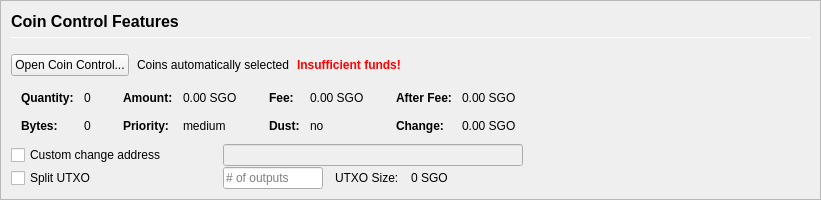
         <widget class="QFrame" name="frameCoinControl">
          <property name="sizePolicy">
           <sizepolicy hsizetype="Expanding" vsizetype="Expanding">
            <horstretch>0</horstretch>
            <verstretch>0</verstretch>
           </sizepolicy>
          </property>
          <property name="maximumSize">
           <size>
            <width>16777215</width>
            <height>16777215</height>
           </size>
          </property>
          <property name="frameShape">
           <enum>QFrame::StyledPanel</enum>
          </property>
          <property name="frameShadow">
           <enum>QFrame::Sunken</enum>
          </property>
          <layout class="QVBoxLayout" name="verticalLayoutCoinControl2">
           <property name="spacing">
            <number>0</number>
           </property>
           <property name="leftMargin">
            <number>0</number>
           </property>
           <property name="topMargin">
            <number>0</number>
           </property>
           <property name="rightMargin">
            <number>0</number>
           </property>
           <property name="bottomMargin">
            <number>0</number>
           </property>
           <item>
            <widget class="QFrame" name="frameCoinControl_BG">
             <layout class="QVBoxLayout" name="verticalLayoutCoinControl" stretch="0,0,0,0,0,0">
              <property name="spacing">
               <number>1</number>
              </property>
              <property name="leftMargin">
               <number>10</number>
              </property>
              <property name="topMargin">
               <number>10</number>
              </property>
              <item>
               <layout class="QHBoxLayout" name="horizontalLayoutCoinControl1">
                <property name="bottomMargin">
                 <number>15</number>
                </property>
                <item>
                 <layout class="QVBoxLayout" name="verticalLayout_3">
                  <property name="spacing">
                   <number>6</number>
                  </property>
                  <item>
                   <widget class="QLabel" name="labelCoinControlFeatures">
                    <property name="sizePolicy">
                     <sizepolicy hsizetype="Preferred" vsizetype="Maximum">
                      <horstretch>0</horstretch>
                      <verstretch>0</verstretch>
                     </sizepolicy>
                    </property>
                    <property name="minimumSize">
                     <size>
                      <width>0</width>
                      <height>20</height>
                     </size>
                    </property>
                    <property name="font">
                     <font>
                      <pointsize>12</pointsize>
                      <weight>75</weight>
                      <bold>true</bold>
                     </font>
                    </property>
                    <property name="styleSheet">
                     <string notr="true">font-weight:bold;</string>
                    </property>
                    <property name="text">
                     <string>Coin Control Features</string>
                    </property>
                   </widget>
                  </item>
                  <item>
                   <widget class="Line" name="line">
                    <property name="minimumSize">
                     <size>
                      <width>0</width>
                      <height>1</height>
                     </size>
                    </property>
                    <property name="maximumSize">
                     <size>
                      <width>16777215</width>
                      <height>1</height>
                     </size>
                    </property>
                    <property name="orientation">
                     <enum>Qt::Horizontal</enum>
                    </property>
                   </widget>
                  </item>
                 </layout>
                </item>
               </layout>
              </item>
              <item>
               <layout class="QHBoxLayout" name="horizontalLayoutCoinControl2" stretch="0,0,0,0">
                <property name="spacing">
                 <number>8</number>
                </property>
                <property name="bottomMargin">
                 <number>10</number>
                </property>
                <item>
                 <widget class="QPushButton" name="pushButtonCoinControl">
                  <property name="styleSheet">
                   <string notr="true"/>
                  </property>
                  <property name="text">
                   <string>Open Coin Control...</string>
                  </property>
                  <property name="autoDefault">
                   <bool>false</bool>
                  </property>
                 </widget>
                </item>
                <item>
                 <widget class="QLabel" name="labelCoinControlAutomaticallySelected">
                  <property name="text">
                   <string>Coins automatically selected</string>
                  </property>
                  <property name="margin">
                   <number>5</number>
                  </property>
                 </widget>
                </item>
                <item>
                 <widget class="QLabel" name="labelCoinControlInsuffFunds">
                  <property name="font">
                   <font>
                    <weight>75</weight>
                    <bold>true</bold>
                   </font>
                  </property>
                  <property name="styleSheet">
                   <string notr="true">color:red;font-weight:bold;</string>
                  </property>
                  <property name="text">
                   <string>Insufficient funds!</string>
                  </property>
                  <property name="margin">
                   <number>5</number>
                  </property>
                 </widget>
                </item>
                <item>
                 <spacer name="horizontalSpacerCoinControl">
                  <property name="orientation">
                   <enum>Qt::Horizontal</enum>
                  </property>
                  <property name="sizeHint" stdset="0">
                   <size>
                    <width>40</width>
                    <height>1</height>
                   </size>
                  </property>
                 </spacer>
                </item>
               </layout>
              </item>
              <item>
               <widget class="QWidget" name="widgetCoinControl" native="true">
                <property name="sizePolicy">
                 <sizepolicy hsizetype="Preferred" vsizetype="Preferred">
                  <horstretch>0</horstretch>
                  <verstretch>0</verstretch>
                 </sizepolicy>
                </property>
                <property name="minimumSize">
                 <size>
                  <width>0</width>
                  <height>0</height>
                 </size>
                </property>
                <property name="styleSheet">
                 <string notr="true"/>
                </property>
                <layout class="QHBoxLayout" name="horizontalLayoutCoinControl5">
                 <property name="leftMargin">
                  <number>0</number>
                 </property>
                 <property name="topMargin">
                  <number>0</number>
                 </property>
                 <property name="rightMargin">
                  <number>0</number>
                 </property>
                 <property name="bottomMargin">
                  <number>0</number>
                 </property>
                 <item>
                  <layout class="QHBoxLayout" name="horizontalLayoutCoinControl3" stretch="0,0,0,1">
                   <property name="spacing">
                    <number>20</number>
                   </property>
                   <property name="topMargin">
                    <number>0</number>
                   </property>
                   <property name="bottomMargin">
                    <number>10</number>
                   </property>
                   <item>
                    <layout class="QFormLayout" name="formLayoutCoinControl1">
                     <property name="horizontalSpacing">
                      <number>10</number>
                     </property>
                     <property name="verticalSpacing">
                      <number>14</number>
                     </property>
                     <property name="leftMargin">
                      <number>10</number>
                     </property>
                     <property name="topMargin">
                      <number>4</number>
                     </property>
                     <property name="rightMargin">
                      <number>6</number>
                     </property>
                     <item row="0" column="0">
                      <widget class="QLabel" name="labelCoinControlQuantityText">
                       <property name="font">
                        <font>
                         <weight>75</weight>
                         <bold>true</bold>
                        </font>
                       </property>
                       <property name="text">
                        <string>Quantity:</string>
                       </property>
                       <property name="margin">
                        <number>0</number>
                       </property>
                      </widget>
                     </item>
                     <item row="0" column="1">
                      <widget class="QLabel" name="labelCoinControlQuantity">
                       <property name="cursor">
                        <cursorShape>IBeamCursor</cursorShape>
                       </property>
                       <property name="contextMenuPolicy">
                        <enum>Qt::ActionsContextMenu</enum>
                       </property>
                       <property name="text">
                        <string notr="true">0</string>
                       </property>
                       <property name="margin">
                        <number>0</number>
                       </property>
                       <property name="textInteractionFlags">
                        <set>Qt::LinksAccessibleByMouse|Qt::TextSelectableByKeyboard|Qt::TextSelectableByMouse</set>
                       </property>
                      </widget>
                     </item>
                     <item row="1" column="0">
                      <widget class="QLabel" name="labelCoinControlBytesText">
                       <property name="font">
                        <font>
                         <weight>75</weight>
                         <bold>true</bold>
                        </font>
                       </property>
                       <property name="text">
                        <string>Bytes:</string>
                       </property>
                      </widget>
                     </item>
                     <item row="1" column="1">
                      <widget class="QLabel" name="labelCoinControlBytes">
                       <property name="cursor">
                        <cursorShape>IBeamCursor</cursorShape>
                       </property>
                       <property name="contextMenuPolicy">
                        <enum>Qt::ActionsContextMenu</enum>
                       </property>
                       <property name="text">
                        <string notr="true">0</string>
                       </property>
                       <property name="textInteractionFlags">
                        <set>Qt::LinksAccessibleByMouse|Qt::TextSelectableByKeyboard|Qt::TextSelectableByMouse</set>
                       </property>
                      </widget>
                     </item>
                    </layout>
                   </item>
                   <item>
                    <layout class="QFormLayout" name="formLayoutCoinControl2">
                     <property name="horizontalSpacing">
                      <number>10</number>
                     </property>
                     <property name="verticalSpacing">
                      <number>14</number>
                     </property>
                     <property name="leftMargin">
                      <number>6</number>
                     </property>
                     <property name="topMargin">
                      <number>4</number>
                     </property>
                     <property name="rightMargin">
                      <number>6</number>
                     </property>
                     <item row="0" column="0">
                      <widget class="QLabel" name="labelCoinControlAmountText">
                       <property name="font">
                        <font>
                         <weight>75</weight>
                         <bold>true</bold>
                        </font>
                       </property>
                       <property name="text">
                        <string>Amount:</string>
                       </property>
                       <property name="margin">
                        <number>0</number>
                       </property>
                      </widget>
                     </item>
                     <item row="0" column="1">
                      <widget class="QLabel" name="labelCoinControlAmount">
                       <property name="cursor">
                        <cursorShape>IBeamCursor</cursorShape>
                       </property>
                       <property name="contextMenuPolicy">
                        <enum>Qt::ActionsContextMenu</enum>
                       </property>
                       <property name="text">
                        <string notr="true">0.00 SGO</string>
                       </property>
                       <property name="textInteractionFlags">
                        <set>Qt::LinksAccessibleByMouse|Qt::TextSelectableByKeyboard|Qt::TextSelectableByMouse</set>
                       </property>
                      </widget>
                     </item>
                     <item row="1" column="0">
                      <widget class="QLabel" name="labelCoinControlPriorityText">
                       <property name="font">
                        <font>
                         <weight>75</weight>
                         <bold>true</bold>
                        </font>
                       </property>
                       <property name="text">
                        <string>Priority:</string>
                       </property>
                      </widget>
                     </item>
                     <item row="1" column="1">
                      <widget class="QLabel" name="labelCoinControlPriority">
                       <property name="cursor">
                        <cursorShape>IBeamCursor</cursorShape>
                       </property>
                       <property name="contextMenuPolicy">
                        <enum>Qt::ActionsContextMenu</enum>
                       </property>
                       <property name="text">
                        <string>medium</string>
                       </property>
                       <property name="textInteractionFlags">
                        <set>Qt::LinksAccessibleByMouse|Qt::TextSelectableByKeyboard|Qt::TextSelectableByMouse</set>
                       </property>
                      </widget>
                     </item>
                    </layout>
                   </item>
                   <item>
                    <layout class="QFormLayout" name="formLayoutCoinControl3">
                     <property name="horizontalSpacing">
                      <number>10</number>
                     </property>
                     <property name="verticalSpacing">
                      <number>14</number>
                     </property>
                     <property name="leftMargin">
                      <number>6</number>
                     </property>
                     <property name="topMargin">
                      <number>4</number>
                     </property>
                     <property name="rightMargin">
                      <number>6</number>
                     </property>
                     <item row="0" column="0">
                      <widget class="QLabel" name="labelCoinControlFeeText">
                       <property name="font">
                        <font>
                         <weight>75</weight>
                         <bold>true</bold>
                        </font>
                       </property>
                       <property name="text">
                        <string>Fee:</string>
                       </property>
                       <property name="margin">
                        <number>0</number>
                       </property>
                      </widget>
                     </item>
                     <item row="0" column="1">
                      <widget class="QLabel" name="labelCoinControlFee">
                       <property name="cursor">
                        <cursorShape>IBeamCursor</cursorShape>
                       </property>
                       <property name="contextMenuPolicy">
                        <enum>Qt::ActionsContextMenu</enum>
                       </property>
                       <property name="text">
                        <string notr="true">0.00 SGO</string>
                       </property>
                       <property name="textInteractionFlags">
                        <set>Qt::LinksAccessibleByMouse|Qt::TextSelectableByKeyboard|Qt::TextSelectableByMouse</set>
                       </property>
                      </widget>
                     </item>
                     <item row="1" column="0">
                      <widget class="QLabel" name="labelCoinControlLowOutputText">
                       <property name="font">
                        <font>
                         <weight>75</weight>
                         <bold>true</bold>
                        </font>
                       </property>
                       <property name="text">
                        <string>Dust:</string>
                       </property>
                      </widget>
                     </item>
                     <item row="1" column="1">
                      <widget class="QLabel" name="labelCoinControlLowOutput">
                       <property name="cursor">
                        <cursorShape>IBeamCursor</cursorShape>
                       </property>
                       <property name="contextMenuPolicy">
                        <enum>Qt::ActionsContextMenu</enum>
                       </property>
                       <property name="text">
                        <string>no</string>
                       </property>
                       <property name="textInteractionFlags">
                        <set>Qt::LinksAccessibleByMouse|Qt::TextSelectableByKeyboard|Qt::TextSelectableByMouse</set>
                       </property>
                      </widget>
                     </item>
                    </layout>
                   </item>
                   <item>
                    <layout class="QFormLayout" name="formLayoutCoinControl4">
                     <property name="horizontalSpacing">
                      <number>10</number>
                     </property>
                     <property name="verticalSpacing">
                      <number>14</number>
                     </property>
                     <property name="leftMargin">
                      <number>6</number>
                     </property>
                     <property name="topMargin">
                      <number>4</number>
                     </property>
                     <property name="rightMargin">
                      <number>6</number>
                     </property>
                     <item row="0" column="0">
                      <widget class="QLabel" name="labelCoinControlAfterFeeText">
                       <property name="font">
                        <font>
                         <weight>75</weight>
                         <bold>true</bold>
                        </font>
                       </property>
                       <property name="text">
                        <string>After Fee:</string>
                       </property>
                       <property name="margin">
                        <number>0</number>
                       </property>
                      </widget>
                     </item>
                     <item row="0" column="1">
                      <widget class="QLabel" name="labelCoinControlAfterFee">
                       <property name="cursor">
                        <cursorShape>IBeamCursor</cursorShape>
                       </property>
                       <property name="contextMenuPolicy">
                        <enum>Qt::ActionsContextMenu</enum>
                       </property>
                       <property name="text">
                        <string notr="true">0.00 SGO</string>
                       </property>
                       <property name="textInteractionFlags">
                        <set>Qt::LinksAccessibleByMouse|Qt::TextSelectableByKeyboard|Qt::TextSelectableByMouse</set>
                       </property>
                      </widget>
                     </item>
                     <item row="1" column="0">
                      <widget class="QLabel" name="labelCoinControlChangeText">
                       <property name="font">
                        <font>
                         <weight>75</weight>
                         <bold>true</bold>
                        </font>
                       </property>
                       <property name="text">
                        <string>Change:</string>
                       </property>
                      </widget>
                     </item>
                     <item row="1" column="1">
                      <widget class="QLabel" name="labelCoinControlChange">
                       <property name="cursor">
                        <cursorShape>IBeamCursor</cursorShape>
                       </property>
                       <property name="contextMenuPolicy">
                        <enum>Qt::ActionsContextMenu</enum>
                       </property>
                       <property name="text">
                        <string notr="true">0.00 SGO</string>
                       </property>
                       <property name="textInteractionFlags">
                        <set>Qt::LinksAccessibleByMouse|Qt::TextSelectableByKeyboard|Qt::TextSelectableByMouse</set>
                       </property>
                      </widget>
                     </item>
                    </layout>
                   </item>
                  </layout>
                 </item>
                </layout>
               </widget>
              </item>
              <item>
               <layout class="QHBoxLayout" name="horizontalLayoutCoinControl4">
                <property name="spacing">
                 <number>12</number>
                </property>
                <property name="sizeConstraint">
                 <enum>QLayout::SetDefaultConstraint</enum>
                </property>
                <property name="topMargin">
                 <number>0</number>
                </property>
                <property name="rightMargin">
                 <number>0</number>
                </property>
                <item>
                 <widget class="QCheckBox" name="checkBoxCoinControlChange">
                  <property name="sizePolicy">
                   <sizepolicy hsizetype="Preferred" vsizetype="Preferred">
                    <horstretch>0</horstretch>
                    <verstretch>0</verstretch>
                   </sizepolicy>
                  </property>
                  <property name="minimumSize">
                   <size>
                    <width>200</width>
                    <height>0</height>
                   </size>
                  </property>
                  <property name="maximumSize">
                   <size>
                    <width>200</width>
                    <height>16777215</height>
                   </size>
                  </property>
                  <property name="toolTip">
                   <string>If this is activated, but the change address is empty or invalid, change will be sent to a newly generated address.</string>
                  </property>
                  <property name="text">
                   <string>Custom change address</string>
                  </property>
                 </widget>
                </item>
                <item>
                 <widget class="QValidatedLineEdit" name="lineEditCoinControlChange">
                  <property name="enabled">
                   <bool>false</bool>
                  </property>
                  <property name="sizePolicy">
                   <sizepolicy hsizetype="Preferred" vsizetype="Preferred">
                    <horstretch>0</horstretch>
                    <verstretch>0</verstretch>
                   </sizepolicy>
                  </property>
                  <property name="minimumSize">
                   <size>
                    <width>300</width>
                    <height>0</height>
                   </size>
                  </property>
                 </widget>
                </item>
                <item>
                 <widget class="QLabel" name="labelCoinControlChangeLabel">
                  <property name="sizePolicy">
                   <sizepolicy hsizetype="Preferred" vsizetype="Preferred">
                    <horstretch>0</horstretch>
                    <verstretch>0</verstretch>
                   </sizepolicy>
                  </property>
                  <property name="minimumSize">
                   <size>
                    <width>100</width>
                    <height>0</height>
                   </size>
                  </property>
                  <property name="text">
                   <string/>
                  </property>
                  <property name="margin">
                   <number>3</number>
                  </property>
                 </widget>
                </item>
               </layout>
              </item>
              <item>
               <layout class="QHBoxLayout" name="horizontalLayoutCoinControl6">
                <property name="spacing">
                 <number>12</number>
                </property>
                <property name="rightMargin">
                 <number>0</number>
                </property>
                <item>
                 <widget class="QCheckBox" name="splitBlockCheckBox">
                  <property name="sizePolicy">
                   <sizepolicy hsizetype="Preferred" vsizetype="Preferred">
                    <horstretch>0</horstretch>
                    <verstretch>0</verstretch>
                   </sizepolicy>
                  </property>
                  <property name="minimumSize">
                   <size>
                    <width>200</width>
                    <height>0</height>
                   </size>
                  </property>
                  <property name="maximumSize">
                   <size>
                    <width>200</width>
                    <height>16777215</height>
                   </size>
                  </property>
                  <property name="text">
                   <string>Split UTXO</string>
                  </property>
                 </widget>
                </item>
                <item>
                 <widget class="QLineEdit" name="splitBlockLineEdit">
                  <property name="sizePolicy">
                   <sizepolicy hsizetype="Preferred" vsizetype="Preferred">
                    <horstretch>50</horstretch>
                    <verstretch>0</verstretch>
                   </sizepolicy>
                  </property>
                  <property name="minimumSize">
                   <size>
                    <width>100</width>
                    <height>0</height>
                   </size>
                  </property>
                  <property name="maximumSize">
                   <size>
                    <width>100</width>
                    <height>16777215</height>
                   </size>
                  </property>
                  <property name="placeholderText">
                   <string># of outputs</string>
                  </property>
                 </widget>
                </item>
                <item>
                 <widget class="QLabel" name="labelBlockSizeText">
                  <property name="text">
                   <string>UTXO Size:</string>
                  </property>
                 </widget>
                </item>
                <item>
                 <widget class="QLabel" name="labelBlockSize">
                  <property name="text">
                   <string>0 SGO</string>
                  </property>
                 </widget>
                </item>
                <item>
                 <spacer name="horizontalSpacer_7">
                  <property name="orientation">
                   <enum>Qt::Horizontal</enum>
                  </property>
                  <property name="sizeHint" stdset="0">
                   <size>
                    <width>40</width>
                    <height>20</height>
                   </size>
                  </property>
                 </spacer>
                </item>
               </layout>
              </item>
              <item>
               <spacer name="verticalSpacerCoinControl">
                <property name="orientation">
                 <enum>Qt::Vertical</enum>
                </property>
                <property name="sizeHint" stdset="0">
                 <size>
                  <width>800</width>
                  <height>1</height>
                 </size>
                </property>
               </spacer>
              </item>
             </layout>
            </widget>
           </item>
          </layout>
         </widget>
